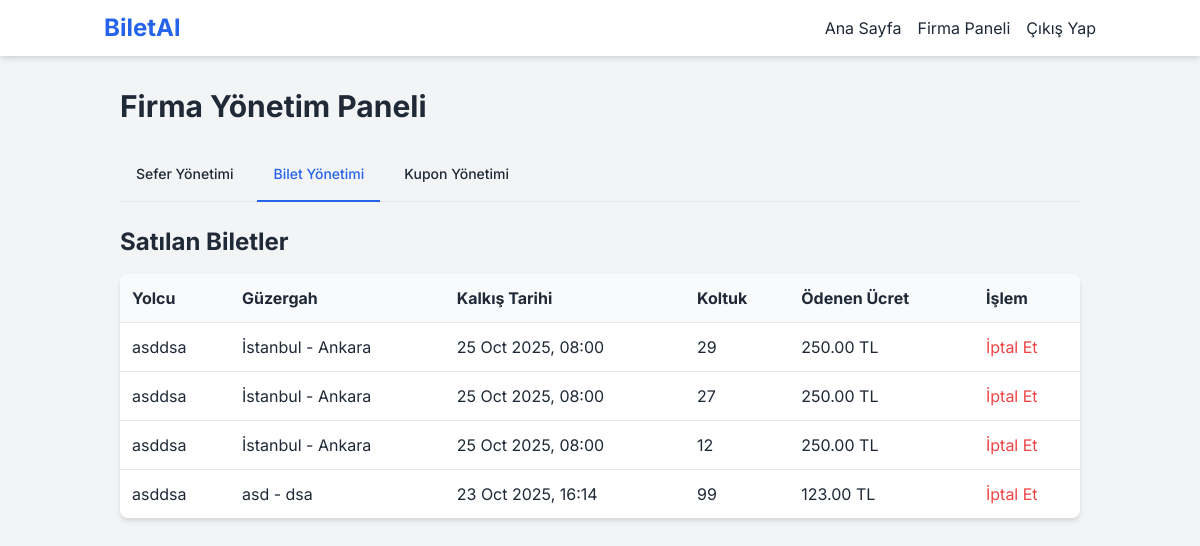
Before: /firmaadmin/index.php?tab=bookings (signed in) with the older database file.
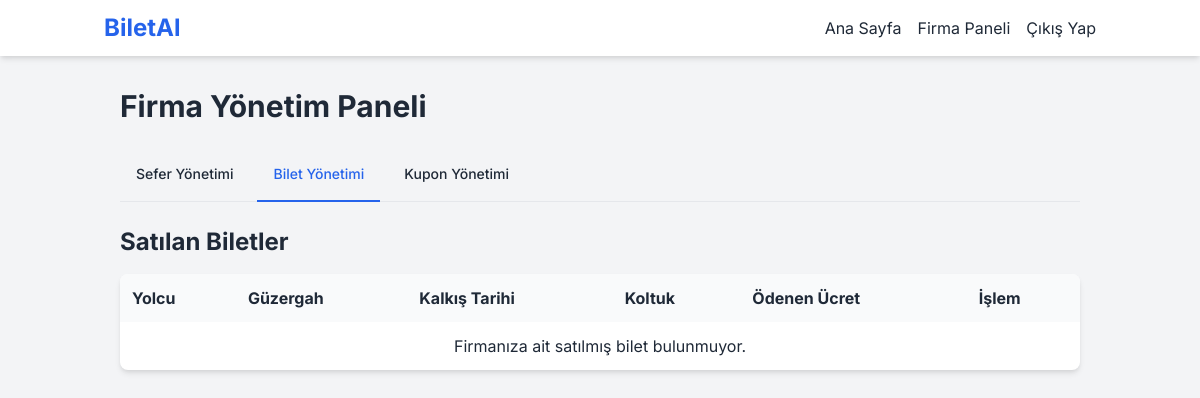
After: the same page with the newer database file.
### tables this page shows
CREATE TABLE bookings (
                id INTEGER PRIMARY KEY AUTOINCREMENT, user_id INTEGER NOT NULL, trip_id INTEGER NOT NULL,
                seat_number INTEGER NOT NULL, price_paid REAL NOT NULL, booking_time TEXT DEFAULT CURRENT_TIMESTAMP,
                FOREIGN KEY (user_id) REFERENCES users(id), FOREIGN KEY (trip_id) REFERENCES trips(id)
            );

CREATE TABLE users (
                id INTEGER PRIMARY KEY AUTOINCREMENT, fullname TEXT NOT NULL, email TEXT NOT NULL UNIQUE,
                password TEXT NOT NULL, role TEXT NOT NULL DEFAULT 'User', company_id INTEGER,
                balance REAL NOT NULL DEFAULT 0.0, FOREIGN KEY (company_id) REFERENCES companies(id)
            );

CREATE TABLE trips (
                id INTEGER PRIMARY KEY AUTOINCREMENT, company_id INTEGER NOT NULL, departure_location TEXT NOT NULL,
                arrival_location TEXT NOT NULL, departure_time TEXT NOT NULL, price REAL NOT NULL,
                seat_count INTEGER NOT NULL, FOREIGN KEY (company_id) REFERENCES companies(id)
            );

### firmaadmin/index.php (the view, shortened to what the changed rows need)
<?php
require_once '../config.php';
$company_id = $_SESSION['company_id'];
$tab = $_GET['tab'] ?? 'trips';
include '../header.php';
?>
<h1 class="text-3xl font-bold mb-6">Firma Yönetim Paneli</h1>
<?php if ($tab === 'trips'):
    $stmt = $pdo->prepare("SELECT * FROM trips WHERE company_id = ? ORDER BY departure_time DESC");
    $stmt->execute([$company_id]);
    $trips = $stmt->fetchAll();
?>
<div class="grid grid-cols-1 md:grid-cols-3 gap-8">
    <div class="md:col-span-2">
        <h2 class="text-2xl font-bold mb-4">Seferleriniz</h2>
        <div class="bg-white rounded-lg shadow-md overflow-x-auto">
            <table class="w-full text-left">
                <thead class="bg-gray-50"><tr><th class="p-3">Güzergah</th><th class="p-3">Kalkış</th><th class="p-3">Fiyat</th><th class="p-3">İşlem</th></tr></thead>
                <tbody>
                <?php foreach($trips as $trip): ?>
                    <tr class="border-t">
                        <td class="p-3"><?php echo htmlspecialchars($trip['departure_location']); ?> - <?php echo htmlspecialchars($trip['arrival_location']); ?></td>
                        <td class="p-3"><?php echo date('d M Y, H:i', strtotime($trip['departure_time'])); ?></td>
                        <td class="p-3"><?php echo $trip['price']; ?> TL</td>
                        <td class="p-3">
                            <form action="index.php?tab=trips&action=delete_trip" method="POST" onsubmit="return confirm('Bu seferi silmek istediğinize emin misiniz?');">
                                <input type="hidden" name="trip_id" value="<?php echo $trip['id']; ?>"><button type="submit" class="text-red-500 hover:underline">Sil</button>
                            </form>
                        </td>
                    </tr>
                <?php endforeach; ?>
                </tbody>
            </table>
        </div>
    </div>
    <div>
        <h2 class="text-2xl font-bold mb-4">Yeni Sefer Ekle</h2>
        <div class="bg-white rounded-lg shadow-md p-6">
            <form action="index.php?tab=trips&action=add_trip" method="POST">
                <div class="mb-3"><label class="block">Kalkış Yeri</label><input type="text" name="departure_location" required class="w-full p-2 border rounded bg-gray-50"></div>
                <div class="mb-3"><label class="block">Varış Yeri</label><input type="text" name="arrival_location" required class="w-full p-2 border rounded bg-gray-50"></div>
                <div class="mb-3"><label class="block">Kalkış Zamanı</label><input type="datetime-local" name="departure_time" required class="w-full p-2 border rounded bg-gray-50"></div>
                <div class="mb-3"><label class="block">Fiyat</label><input type="number" step="0.01" name="price" required class="w-full p-2 border rounded bg-gray-50"></div>
                <div class="mb-3"><label class="block">Koltuk Sayısı</label><input type="number" name="seat_count" required class="w-full p-2 border rounded bg-gray-50"></div>
                <button type="submit" class="w-full bg-blue-500 text-white p-2 rounded hover:bg-blue-600">Ekle</button>
            </form>
        </div>
    </div>
</div>
<?php elseif ($tab === 'bookings'):
    $stmt = $pdo->prepare("SELECT b.*, t.departure_location, t.arrival_location, t.departure_time, u.fullname FROM bookings b JOIN trips t ON b.trip_id = t.id JOIN users u ON b.user_id = u.id WHERE t.company_id = ? ORDER BY t.departure_time DESC");
    $stmt->execute([$company_id]);
    $bookings = $stmt->fetchAll();
?>
<h2 class="text-2xl font-bold mb-4">Satılan Biletler</h2>
<div class="bg-white rounded-lg shadow-md overflow-x-auto">
    <table class="w-full text-left">
        <thead class="bg-gray-50"><tr><th class="p-3">Yolcu</th><th class="p-3">Güzergah</th><th class="p-3">Kalkış Tarihi</th><th class="p-3">Koltuk</th><th class="p-3">Ödenen Ücret</th><th class="p-3">İşlem</th></tr></thead>
        <tbody>
            <?php if (empty($bookings)): ?>
                <tr><td colspan="6" class="p-3 text-center">Firmanıza ait satılmış bilet bulunmuyor.</td></tr>
            <?php else: ?>
                <?php foreach($bookings as $booking): ?>
                <tr class="border-t">
                    <td class="p-3"><?php echo htmlspecialchars($booking['fullname']); ?></td>
                    <td class="p-3"><?php echo htmlspecialchars($booking['departure_location']) . ' - ' . htmlspecialchars($booking['arrival_location']); ?></td>
                    <td class="p-3"><?php echo date('d M Y, H:i', strtotime($booking['departure_time'])); ?></td>
                    <td class="p-3"><?php echo $booking['seat_number']; ?></td>
                    <td class="p-3"><?php echo number_format($booking['price_paid'], 2); ?> TL</td>
                    <td class="p-3">
                        <form action="index.php?tab=bookings&action=cancel_booking" method="POST" onsubmit="return confirm('Bu bileti iptal etmek istediğinize emin misiniz? Ücret kullanıcıya iade edilecektir.');">
                            <input type="hidden" name="booking_id" value="<?php echo $booking['id']; ?>"><button type="submit" class="text-red-500 hover:underline">İptal Et</button>
                        </form>
                    </td>
                </tr>
                <?php endforeach; ?>
            <?php endif; ?>
        </tbody>
    </table>
</div>
<?php endif; ?>
<?php
include '../footer.php';
?>

Changed rows visible on the page:
removed bookings: user.fullname "asddsa", trip.departure_location "İstanbul", trip.arrival_location "Ankara", trip.departure_time "25 Oct 2025, 08:00", seat_number "29", price_paid "250.00"
removed bookings: user.fullname "asddsa", trip.departure_location "İstanbul", trip.arrival_location "Ankara", trip.departure_time "25 Oct 2025, 08:00", seat_number "27", price_paid "250.00"
removed bookings: user.fullname "asddsa", trip.departure_location "İstanbul", trip.arrival_location "Ankara", trip.departure_time "25 Oct 2025, 08:00", seat_number "12", price_paid "250.00"
no longer on this page (row unchanged): bookings: user.fullname "asddsa", trip.departure_location "asd", trip.arrival_location "dsa", trip.departure_time "23 Oct 2025, 16:14", seat_number "99", price_paid "123.00"
Other visible differences:
text now shown: "Firmanıza ait satılmış bilet bulunmuyor."
